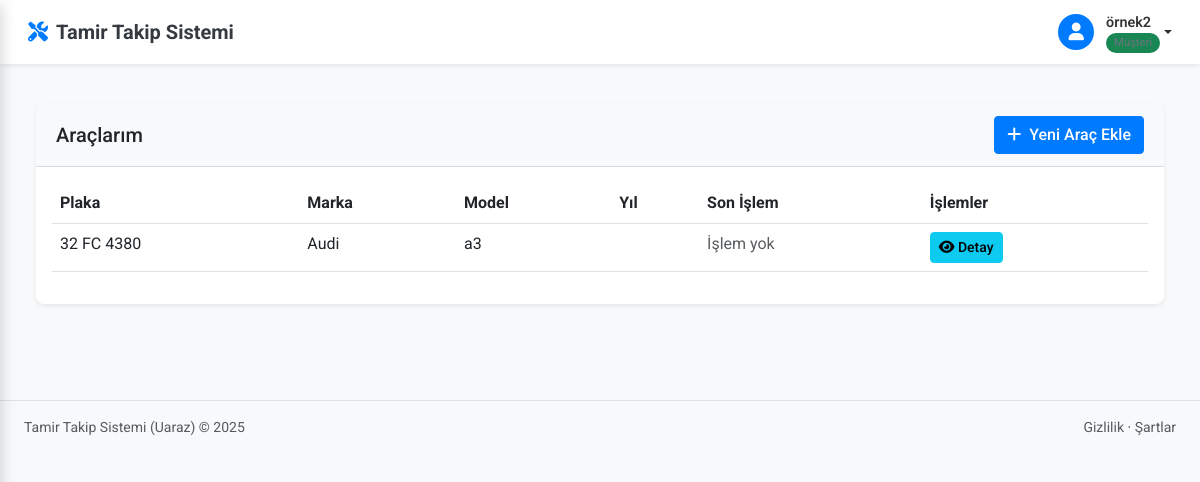
/musteri-araclar/ (signed in), run on the app's committed database.
### core/models.py (models this page shows, shortened)
class Arac(models.Model):
    musteri = models.ForeignKey(Musteri, on_delete=models.CASCADE)
    marka = models.CharField(max_length=100)
    model = models.CharField(max_length=100)
    plaka = models.CharField(max_length=20, unique=True)
    uretim_yili = models.IntegerField()
    uretim_yili = models.IntegerField(default=2000)
    _son_isemri_cache = None
    @property
    def son_isemri(self):
        """Aracın en son iş emrini döndürür"""
        if self._son_isemri_cache is not None:
            return self._son_isemri_cache
        try:
            return self.isemirleri.order_by('-olusturma_tarihi').first()
        except AttributeError:
            try:
                return self.isemri_set.order_by('-olusturma_tarihi').first()
            except:
                return None

### core/views.py (the view)
# urls.py: path('musteri-araclar/', login_required(musteri_arac_list), name='musteri_arac_list'),
@login_required
def musteri_arac_list(request):
    try:
        musteri = Musteri.objects.get(user=request.user)
        araclar = Arac.objects.filter(musteri=musteri)
        return render(request, 'core/musteri_arac_list.html', {'araclar': araclar})
    except Musteri.DoesNotExist:
        messages.warning(request, "Müşteri kaydınız bulunamadı.")
        return redirect('musteri_portal')

### core/templates/core/musteri_arac_list.html
{% extends 'core/base.html' %}
{% load static %}
{% block content %}
<div class="container-fluid py-4">
    <div class="row mb-4">
        <div class="col-12">
            <div class="card shadow-sm">
                <div class="card-header bg-light d-flex justify-content-between align-items-center">
                    <h5 class="mb-0">Araçlarım</h5>
                    <a href="{% url 'musteri_arac_ekle' %}" class="btn btn-primary">
                        <i class="fas fa-plus me-2"></i>Yeni Araç Ekle
                    </a>
                </div>
                <div class="card-body">
                    {% if araclar %}
                    <div class="table-responsive">
                        <table class="table table-hover">
                            <thead>
                                <tr>
                                    <th>Plaka</th>
                                    <th>Marka</th>
                                    <th>Model</th>
                                    <th>Yıl</th>
                                    <th>Son İşlem</th>
                                    <th>İşlemler</th>
                                </tr>
                            </thead>
                            <tbody>
                                {% for arac in araclar %}
                                <tr>
                                    <td>{{ arac.plaka }}</td>
                                    <td>{{ arac.marka }}</td>
                                    <td>{{ arac.model }}</td>
                                    <td>{{ arac.yil }}</td>
                                    <td>
                                        {% if arac.isemri_set.all %}
                                            {% with son_isemri=arac.isemri_set.all|dictsort:"baslama_tarihi"|last %}
                                                <span class="badge {% if son_isemri.durum == 'tamamlandi' %}bg-success{% elif son_isemri.durum == 'devam_ediyor' or son_isemri.durum == 'tamirde' or son_isemri.durum == 'inceleniyor' %}bg-warning{% else %}bg-secondary{% endif %}">
                                                    {% if son_isemri.durum == 'beklemede' %}Beklemede
                                                    {% elif son_isemri.durum == 'inceleniyor' %}İnceleniyor
                                                    {% elif son_isemri.durum == 'tamirde' %}Tamirde
                                                    {% elif son_isemri.durum == 'devam_ediyor' %}Devam Ediyor
                                                    {% elif son_isemri.durum == 'tamamlandi' %}Tamamlandı
                                                    {% endif %}
                                                </span>
                                                <small class="d-block text-muted">{{ son_isemri.baslama_tarihi|date:"d.m.Y" }}</small>
                                            {% endwith %}
                                        {% else %}
                                            <span class="text-muted">İşlem yok</span>
                                        {% endif %}
                                    </td>
                                    <td>
                                        <a href="{% url 'arac_detay' arac.id %}" class="btn btn-sm btn-info">
                                            <i class="fas fa-eye"></i> Detay
                                        </a>
                                    </td>
                                </tr>
                                {% endfor %}
                            </tbody>
                        </table>
                    </div>
                    {% else %}
                    <div class="alert alert-info">
                        Henüz kayıtlı aracınız bulunmamaktadır. <a href="{% url 'arac_ekle' %}" class="alert-link">Yeni araç eklemek için tıklayın</a>.
                    </div>
                    {% endif %}
                </div>
            </div>
        </div>
    </div>
</div>
{% endblock %}

### core/templates/core/base.html (shortened to what this page needs)
{% load static %}
<!DOCTYPE html>
<html lang="tr">
<head>
    <link href="https://cdn.jsdelivr.net/npm/bootstrap@5.3.0-alpha1/dist/css/bootstrap.min.css" rel="stylesheet">
    <link rel="stylesheet" href="https://cdnjs.cloudflare.com/ajax/libs/font-awesome/6.0.0/css/all.min.css">
    <link rel="stylesheet" href="{% static 'core/css/style.css' %}">
    <link rel="stylesheet" href="{% static 'core/css/musteri_portal.css' %}">
</head>
<body>
    <div class="content-wrapper {% if request.user_agent.is_mobile %}expanded{% endif %}">
        <nav class="navbar navbar-expand-lg navbar-light bg-white fixed-top {% if request.user_agent.is_mobile %}sidebar-collapsed{% endif %}">
            <div class="container-fluid">
                <a class="navbar-brand" href="#">
                    <i class="fas fa-tools me-2"></i>
                    <span class="fw-bold">Tamir Takip Sistemi</span>
                </a>
                <div class="d-flex align-items-center">
                    {% if user.is_authenticated %}
                    <div class="user-menu dropdown">
                        <a href="#" class="dropdown-toggle" id="userDropdown">
                            <div class="user-image">
                                <i class="fas fa-user"></i>
                            </div>
                            <div class="user-info d-none d-sm-flex">
                                <span class="user-name">{{ user.username }}</span>
                                <span class="user-role">
                                    {% if user.profile.user_type == 'tamirci' %}
                                    <span class="user-badge bg-primary">Tamirci</span>
                                    {% else %}
                                    <span class="user-badge bg-success">Müşteri</span>
                                    {% endif %}
                                </span>
                            </div>
                        </a>
                    </div>
                    {% endif %}
                </div>
            </div>
        </nav>
        <main class="py-4">
            <div class="container-fluid px-4">
                {% block content %}{% endblock %}
            </div>
        </main>
        <footer class="bg-light py-3 mt-auto border-top">
            <div class="container-fluid px-4">
                <div class="d-flex align-items-center justify-content-between small">
                    <div class="text-muted">Tamir Takip Sistemi (Uaraz) &copy; 2025</div>
                    <div>
                        <a href="#" class="text-decoration-none text-muted">Gizlilik</a>
                        &middot;
                        <a href="#" class="text-decoration-none text-muted">Şartlar</a>
                    </div>
                </div>
            </div>
        </footer>
    </div>
</body>
</html>

### core/static/core/css/style.css (style rules this page uses)
body { font-family: 'Roboto', sans-serif; background-color: #f8f9fa; color: #333; overflow-x: hidden; transition: padding-left 0.3s ease; }
.content-wrapper { margin-left: 280px; transition: margin-left 0.3s cubic-bezier(0.25, 0.8, 0.25, 1); min-height: 100vh; padding-top: 56px; animation: fadeIn 0.3s ease; }
.content-wrapper.expanded { margin-left: 0; }
.navbar { padding: 0.75rem 1rem; box-shadow: 0 0.125rem 0.25rem rgba(0, 0, 0, 0.075); position: fixed; top: 0; right: 0; left: 0; z-index: 1030; transition: left 0.3s cubic-bezier(0.25, 0.8, 0.25, 1); }
.navbar-brand { font-weight: 600; display: flex; align-items: center; color: #343a40; }
.navbar-brand i { color: #007bff; font-size: 1.25rem; }
.user-menu { position: relative; }
.user-menu .dropdown-toggle { display: flex; align-items: center; text-decoration: none; color: #333; }
.user-menu .user-image { width: 36px; height: 36px; border-radius: 50%; margin-right: 0.75rem; display: flex; align-items: center; justify-content: center; background-color: #007bff; color: #fff; font-size: 1.1rem; }
.user-menu .user-info { display: flex; flex-direction: column; }
.user-menu .user-name { font-weight: 600; font-size: 0.9rem; }
.user-menu .user-role { font-size: 0.75rem; color: #6c757d; }
.user-badge { font-size: 0.7rem; padding: 0.2rem 0.5rem; border-radius: 10px; }
.card { border-radius: 0.5rem; box-shadow: 0 0.125rem 0.25rem rgba(0, 0, 0, 0.075); margin-bottom: 1.5rem; border: none; transition: transform 0.3s ease, box-shadow 0.3s ease; }
.card-header { border-top-left-radius: 0.5rem !important; border-top-right-radius: 0.5rem !important; background-color: #f8f9fa; border-bottom: 1px solid rgba(0, 0, 0, 0.125); padding: 0.75rem 1.25rem; }
.btn { border-radius: 0.25rem; font-weight: 500; }
.btn-primary { background-color: #007bff; border-color: #007bff; }
.table-responsive { overflow-x: auto; -webkit-overflow-scrolling: touch; }
:root { --light-theme-bg: #f8f9fa; --light-theme-text: #333; --dark-theme-bg: #1a1d20; --dark-theme-text: #f8f9fa; }

### data on the page
Arac: plaka "32 FC 4380", marka "Audi", model "a3"

### other printed values
{{ user.username }} "örnek2"
